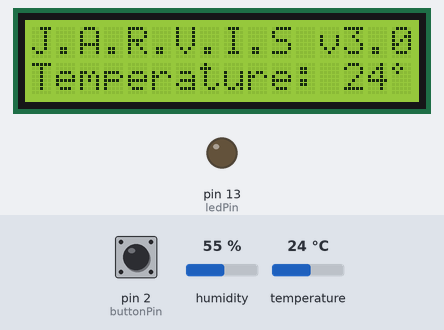
This sketch was run on a simulated Arduino Uno, built with avr-gcc and run on an emulated ATmega328P. Parts: 16×2 character LCD, output pins drawn as LEDs (lit = HIGH). Wiring (inferred from the names in the program): DHT11 sensor: data pin 8. The test bench sets the inputs (shaded band); at power-on: pin 2 (buttonPin) LOW, humidity 55 %, temperature 24 °C.

Above: at 1.2 s.
1.3 s: pin 2 (buttonPin) pulled HIGH for 0.15 s
At 5.3 s:
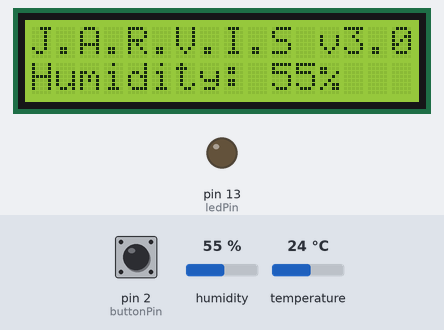
7.5 s: humidity set to 22 %
13.5 s: temperature set to 12 °C
At 19.2 s:
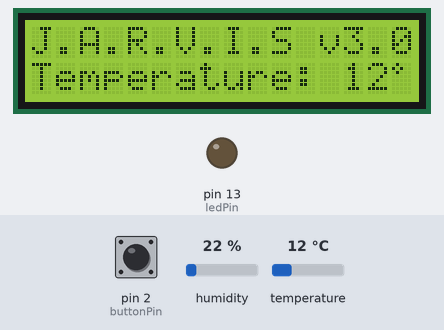
19.5 s: humidity set to 40 %
At 24.0 s:
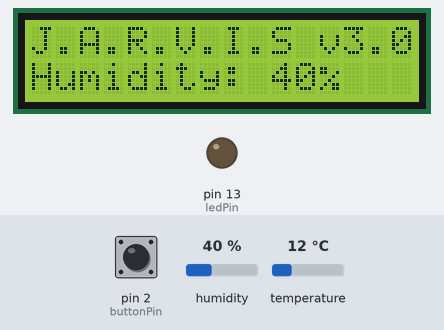
25.5 s: pin 2 (buttonPin) pulled HIGH for 1 s
At 26.1 s:
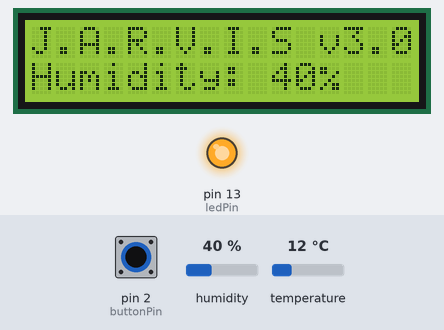
28.0 s: temperature set to 19 °C
Timing chart, 0 to 31.0 s (numbered marks = the images above; inputs shaded):
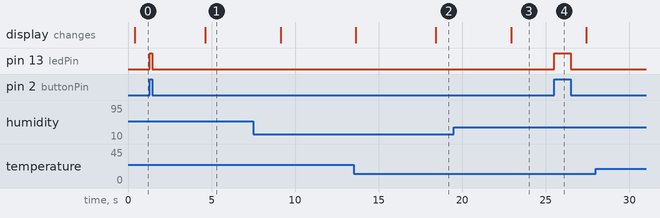

Measured:
- after the input at 1.3 s, pin 13 (ledPin): LOW → HIGH at once, → LOW 0.15 s later
- after the input at 13.5 s, the display: first differs from a run without the input after 4.9 s (image 2)
- after the input at 19.5 s, the display: changes after 3.4 s (image 3)
- after the input at 25.5 s, pin 13 (ledPin): LOW → HIGH at once, → LOW 1.0 s later

The sketch:

Jarvis.ino
```cpp
/*  Made by: SkyGuardian42
 *  Started: 06.11.15
 *  CONNECTIONS:
 *
 *  DHT11:
 *  -GND to GND
 *  -DATA to Digital Pin 8
 *  -VCC to 5V
 *
 *  LCD with IC2 Chip:
 *  -GND to GND
 *  -VCC to 5V
 *  -SDA to Analog Pin 4
 *  -SCL to Analog Pin 5
 */


//J.A.R.V.I.S Version
const char ver[] = "3.0";

//DHT Library by ladyada
//Source https://github.com/adafruit/DHT-sensor-library
#include "DHT.h"

//New LiquidCrystal Lybrary by fmalpartida
//Source https://bitbucket.org/fmalpartida/new-liquidcrystal/wiki/Home
#include <Wire.h>
#include <LiquidCrystal_I2C.h>

//DHT Type and Pin
#define DHTPIN 8            //pin connected to the DHT11
#define DHTTYPE DHT11       //define DHT type

// set pin numbers:
const int buttonPin = 2;     // the number of the pushbutton pin
const int ledPin =  13;      // the number of the LED pin
int buttonState = 0;         // variable for reading the pushbutton status

//Define the LCD Pins and IC2 Adress
LiquidCrystal_I2C  lcd(0x27,2,1,0,4,5,6,7);

// Initialize DHT sensor.
DHT dht(DHTPIN, DHTTYPE);

int pos = 0;               //position of the text

unsigned long currentMillis = 0;             //current milliseconds
const long interval = 4500;                  //time between the cycle of the lower LCD
unsigned long previousMillis = interval;     //time since the last cycle of the LCD

byte Degrees[8] = {
  B01000,
  B10100,
  B01000,
  B00000,
  B00000,
  B00000,
  B00000,
};

byte Percent[8] = {
  B00000,
  B11000,
  B11001,
  B00010,
  B00100,
  B01011,
  B10011,
};
void clearLCD() {               //Clear the lower Screen
    lcd.setCursor(0, 1);
  lcd.print("                ");
}
void setup() {
  dht.begin();                   // initialize the dht
  lcd.setBacklightPin(3,POSITIVE);
  lcd.begin(16,2);               // initialize the lcd
  lcd.createChar(0, Degrees);
  lcd.createChar(1, Percent);

  pinMode(ledPin, OUTPUT);    // initialize the LED pin as an output
  pinMode(buttonPin, INPUT);  // initialize the pushbutton pin as an input

  //Print Jarvis Version on top
  lcd.setCursor (0, 0);
  lcd.print("J.A.R.V.I.S");
  lcd.print(" v");
  lcd.print(ver);
}

void loop() {

  currentMillis = millis();

  buttonState = digitalRead(buttonPin);

  // Reading temperature or humidity takes about 250 milliseconds!
  // Sensor readings may also be up to 2 seconds 'old' (its a very slow sensor)
  int h = dht.readHumidity();           //read humidity in Percent
  int t = dht.readTemperature();        //read temperature as Celsius


  // check if the pushbutton is pressed.
  // if it is, the buttonState is HIGH:
  if (buttonState == HIGH) {
    // turn LED on:
    digitalWrite(ledPin, HIGH);
  } else {
    // turn LED off:
    digitalWrite(ledPin, LOW);
  }


  if (currentMillis - previousMillis >= interval){

    previousMillis = currentMillis;     //time since last cycle

    switch (pos) {                      //Cycling through the different stages
      case 0:                           //Temperature
        clearLCD();
        pos = 1;
        lcd.setCursor (0, 1);
        lcd.print("Temperature: ");
        lcd.print(t);
        lcd.write(byte(0));   //Degrees
        break;
      case 1:                           //Humidity
        clearLCD();
        pos = 0;
        lcd.setCursor (0, 1);
        lcd.print("Humidity: ");
        lcd.print(h);
        lcd.write(byte(1));   //Percent
        break;
   }

  }
}
```
